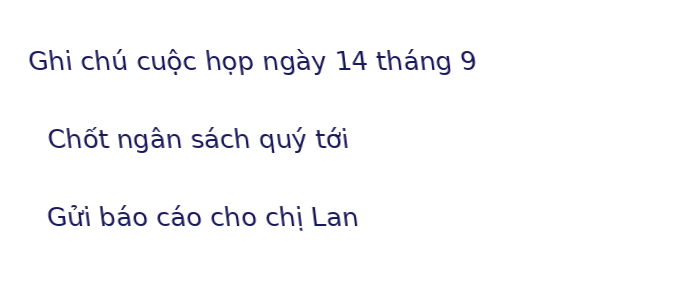
#> input picture tests/fixtures/sample_handwriting.png, 700 x 300 px; its folder holds only this picture in this run
$ python -i preprocessor.py   (imports and definitions only)   (older library calls are emulated)
#> lines starting #> are read from the running program, lines starting #| are printed output that depends on the picture
### src/utils/image_utils.py
"""Image manipulation and conversion utilities."""

from __future__ import annotations

from typing import Any

import cv2
import numpy as np
from PIL import Image
from PySide6.QtGui import QImage


def ensure_rgb_ndarray(arr: Any) -> np.ndarray:
    """Ensure the given input is a 3-channel RGB numpy ndarray.

    Args:
        arr: Input array or image representation.

    Returns:
        np.ndarray: 3-channel uint8 RGB numpy ndarray.

    Raises:
        TypeError: If input is not a numpy ndarray.
        ValueError: If ndarray dimensions or channels are unsupported.
    """
    if not isinstance(arr, np.ndarray):
        raise TypeError(
            f"Dữ liệu đầu vào phải là numpy ndarray, nhận được: {type(arr).__name__}"
        )

    if arr.ndim == 2:
        return cv2.cvtColor(arr, cv2.COLOR_GRAY2RGB)

    if arr.ndim == 3:
        channels = arr.shape[2]
#> channels = 3
        if channels == 1:
            return cv2.cvtColor(arr, cv2.COLOR_GRAY2RGB)
        if channels == 3:
            return arr.copy()
        if channels == 4:
            return cv2.cvtColor(arr, cv2.COLOR_RGBA2RGB)
        raise ValueError(f"Số lượng kênh màu không được hỗ trợ: {channels}")

    raise ValueError(
        f"Số chiều mảng không được hỗ trợ: {arr.ndim}D (yêu cầu 2D hoặc 3D)"
    )


# [89 lines left out: functions pil_to_ndarray, ndarray_to_pil, validate_image_dimensions, qimage_to_ndarray, ndarray_to_qimage, not called in this run]

### src/core/preprocessor.py
"""Document image preprocessing pipeline for OCR preparation."""

from __future__ import annotations

from typing import Any

import cv2
import numpy as np

from src.core.exceptions import PreprocessingError
from src.utils.image_utils import ensure_rgb_ndarray


def _ensure_valid_image(image: Any) -> np.ndarray:
    """Validate image array and return 3-channel RGB ndarray.

    Raises:
        PreprocessingError: If image is invalid or has invalid dimensions.
    """
    if not isinstance(image, np.ndarray):
        raise PreprocessingError(
            "Dữ liệu ảnh không hợp lệ: yêu cầu mảng numpy ndarray, "
            f"nhận được: {type(image).__name__}"
        )
    try:
        rgb = ensure_rgb_ndarray(image)
    except Exception as err:
        raise PreprocessingError(f"Không thể chuẩn hóa kênh màu ảnh: {err}") from err

    h, w = rgb.shape[:2]
#> h = 300; w = 700
    if h == 0 or w == 0:
        raise PreprocessingError(f"Ảnh có kích thước rỗng: ({w}x{h})")
    return rgb


# [170 lines left out: functions _text_mask, _hough_skew, _bounding_box_skew, detect_skew_angle, deskew_image, detect_orientation and 1 more, not called in this run]


def remove_shadows(image: np.ndarray, kernel_size: int = 21) -> np.ndarray:
    """Remove uneven background illumination and shadows using morphological closing.

    Args:
        image: Input document image (RGB).
        kernel_size: Size of the morphological structuring element (odd integer).

    Returns:
        np.ndarray: Background-normalized RGB image.
    """
#> called with kernel_size = 21
    rgb = _ensure_valid_image(image)
    if kernel_size % 2 == 0:
        kernel_size += 1

    kernel = cv2.getStructuringElement(cv2.MORPH_RECT, (kernel_size, kernel_size))
    planes = cv2.split(rgb)
    result_planes: list[np.ndarray] = []

    for plane in planes:
        dilated = cv2.dilate(plane, kernel)
        bg = cv2.medianBlur(dilated, kernel_size)
        diff = 255 - cv2.absdiff(plane, bg)
        dst_plane = np.zeros_like(diff)
        norm = cv2.normalize(
            diff,
            dst_plane,
            alpha=0,
            beta=255,
            norm_type=cv2.NORM_MINMAX,
            dtype=cv2.CV_8U,
        )
        result_planes.append(norm)
#> this loop made 3 passes
#> pass 1, in remove_shadows, `diff = 255 - cv2.absdiff(plane, bg)`:
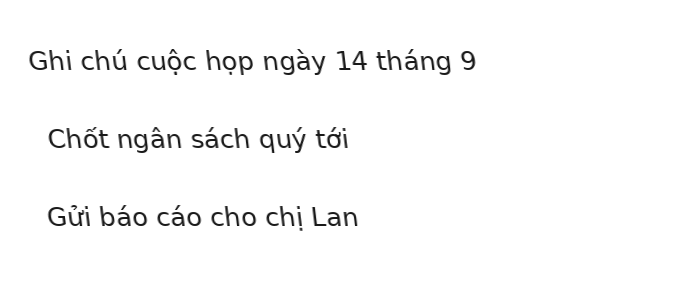
#> diff: shape (300, 700); min 25, max 255, mean 249.4
#> pass 3, in remove_shadows, `diff = 255 - cv2.absdiff(plane, bg)`:
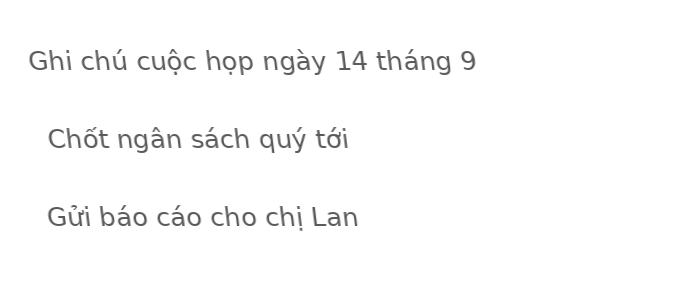
#> diff: shape (300, 700); min 90, max 255, mean 251
#> after the loop, result_planes = 3 items

    return cv2.merge(result_planes)


def denoise_image(
    image: np.ndarray,
    h: float = 10.0,
    template_window_size: int = 7,
    search_window_size: int = 21,
) -> np.ndarray:
    """Remove noise using Non-Local Means Denoising.

    Args:
        image: Input RGB image.
        h: Filter strength for luminance component (higher = stronger filtering).
        template_window_size: Size in pixels of template patch (odd integer).
        search_window_size: Size in pixels of window used to compute weighted average.

    Returns:
        np.ndarray: Denoised RGB image.
    """
#> called with h = 10, template_window_size = 7, search_window_size = 21
    rgb = _ensure_valid_image(image)
    return cv2.fastNlMeansDenoisingColored(
        rgb,
        None,
        h,
        h,
        template_window_size,
        search_window_size,
    )


def apply_clahe(
    image: np.ndarray,
    clip_limit: float = 2.0,
    tile_grid_size: tuple[int, int] = (8, 8),
) -> np.ndarray:
    """Enhance text contrast using Contrast Limited Adaptive Histogram Equalization.

    Applied specifically to the luminance (L) channel in LAB color space to avoid
    altering color balance.

    Args:
        image: Input RGB image.
        clip_limit: Threshold for contrast limiting.
        tile_grid_size: Grid size for histogram equalization.

    Returns:
        np.ndarray: Contrast-enhanced RGB image.
    """
#> called with clip_limit = 2, tile_grid_size = (8, 8)
    rgb = _ensure_valid_image(image)
    lab = cv2.cvtColor(rgb, cv2.COLOR_RGB2LAB)
#> lab: shape (300, 700, 3); mean of channels 0, 1, 2 247.9, 128, 128
    l_chan, a_chan, b_chan = cv2.split(lab)

    clahe = cv2.createCLAHE(clipLimit=clip_limit, tileGridSize=tile_grid_size)
    cl = clahe.apply(l_chan)

    merged = cv2.merge((cl, a_chan, b_chan))
#> merged: shape (300, 700, 3); mean of channels 0, 1, 2 248, 128, 128
    return cv2.cvtColor(merged, cv2.COLOR_LAB2RGB)


def enhance_document_image(
    image: np.ndarray,
    remove_shadow: bool = True,
    denoise: bool = True,
    clahe: bool = True,
) -> np.ndarray:
    """Execute complete enhancement pipeline on document image.

    Args:
        image: Input RGB image.
        remove_shadow: Whether to perform morphological background normalization.
        denoise: Whether to run Non-Local Means denoising.
        clahe: Whether to apply CLAHE contrast enhancement.

    Returns:
        np.ndarray: Enhanced RGB image.
    """
    out = _ensure_valid_image(image)
    if remove_shadow:
        out = remove_shadows(out)
    if denoise:
        out = denoise_image(out)
    if clahe:
        out = apply_clahe(out)
    return out


# [49 lines left out: function remove_borders, not called in this run]

>>> import cv2
>>> picture = cv2.cvtColor(cv2.imread('../../tests/fixtures/sample_handwriting.png'), cv2.COLOR_BGR2RGB)
>>> result = enhance_document_image(picture)
